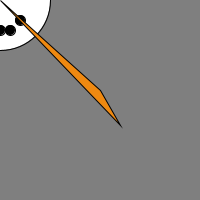
Frame 1 (no input)
Frame 60 (the mouse pressed at the canvas centre just before this capture): identical to frame 1, image omitted
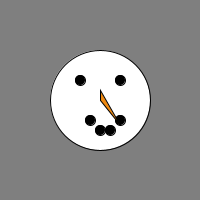
Frame 120 (the mouse held since frame 60 and released just before this capture)

The Processing sketch that drew these frames (run headless with seeded random() and noise(); from frame 60 on, the mouse is pressed at the canvas centre):

// Processing sketch: processing_48827
// ── processing_48827.pde

void setup () {
  size (200, 200);
  smooth ();
}

void draw () {
background (127);
  //----------------------------------------------ELLIPSE
  fill (255);
  ellipseMode (CENTER);
  ellipse (mouseX, mouseY, 100, 100);
  //----------------------------------------------EYES
  fill (0);
  ellipse (mouseX-20, mouseY-20, 10, 10);
  ellipse (mouseX+20, mouseY-20, 10, 10);
  //----------------------------------------------SMILE
  ellipse (mouseX+20, mouseY+20, 10, 10);
  ellipse (mouseX+10, mouseY+30, 10, 10);
  ellipse (mouseX, mouseY+30, 10, 10);
  ellipse (mouseX-10, mouseY+20, 10, 10);
  
  //----------------------------------------------TRIANGLE
  fill (239, 137, 17);
  triangle (mouseX, mouseY, 120, 125, 100, 90);
}

            
